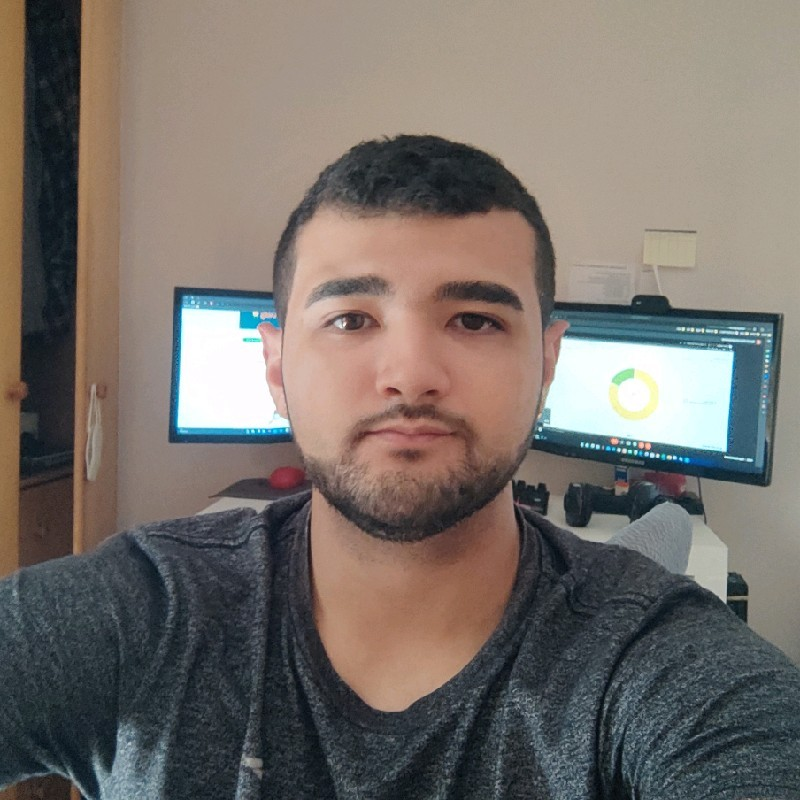
#> input picture data/eu.jpeg, 800 x 800 px
$ python cap03-14-thresholding_opencv_adaptive.py --image ../eu.jpeg
#> lines starting #> are read from the running program, lines starting #| are printed output that depends on the picture; after the words box and inside, x2 and y2 are one past the last pixel; in counts of white or black regions, pixels touching at a corner belong together
# Adaptive Thresholding

import argparse
import cv2

# Argumentos
ap = argparse.ArgumentParser()
ap.add_argument("-i", "--image", required=True, help="Caminho para a imagem")
args = vars(ap.parse_args())

# Carrega a imagem e converte para Grayscale
image = cv2.imread(args["image"])
#> image is the input picture: shape (800, 800, 3); mean B, G, R 105.8, 111.5, 118.8
image = cv2.cvtColor(image, cv2.COLOR_BGR2GRAY)
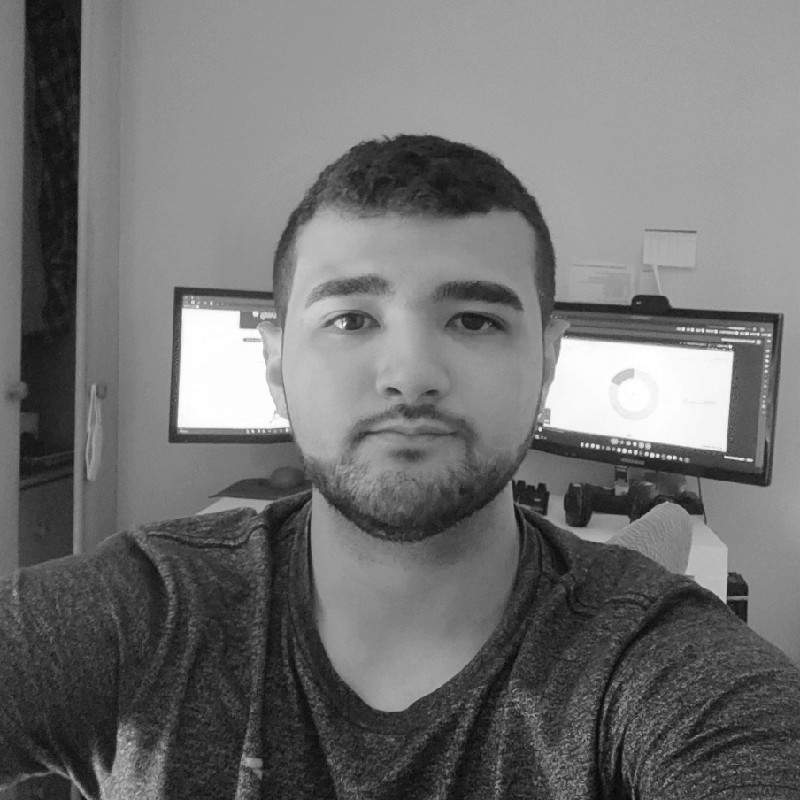
#> image: shape (800, 800); min 3, max 255, mean 113

# Filtro gaussiano
blurred = cv2.GaussianBlur(image, (5, 5), 0)
cv2.imshow("Image", image)

# Neste exemplo vamos examinar um vizinho do pixel e de forma adaptativa
# aplicar um limite para cada vizinho. Neste exemplo, iremos
# calcular o valor médio da área de vizinhança de 11 pixels
# e limitar com base nesse valor. Finalmente, nosso C constante é
# subtraído do cálculo médio (neste caso 4)
thresh = cv2.adaptiveThreshold(blurred, 255, cv2.ADAPTIVE_THRESH_MEAN_C, cv2.THRESH_BINARY_INV, 11, 4)
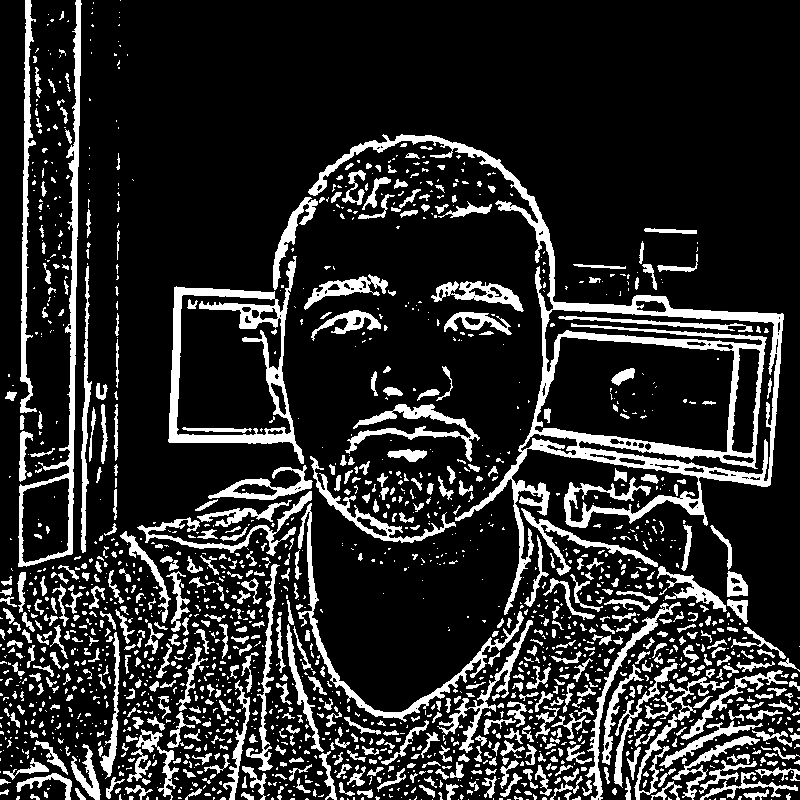
#> thresh: shape (800, 800); 16.9% white; 1800 white regions (1170 under 20 px), largest, box (x1, y1, x2, y2) and area: (308, 134, 784, 615) 18690, (168, 256, 304, 464) 5419, (18, 0, 82, 567) 4055
cv2.imshow("Mean Threshold", thresh)

# We can also apply Gaussian thresholding in the same manner
thresh = cv2.adaptiveThreshold(blurred, 255, cv2.ADAPTIVE_THRESH_GAUSSIAN_C, cv2.THRESH_BINARY_INV, 15, 3)
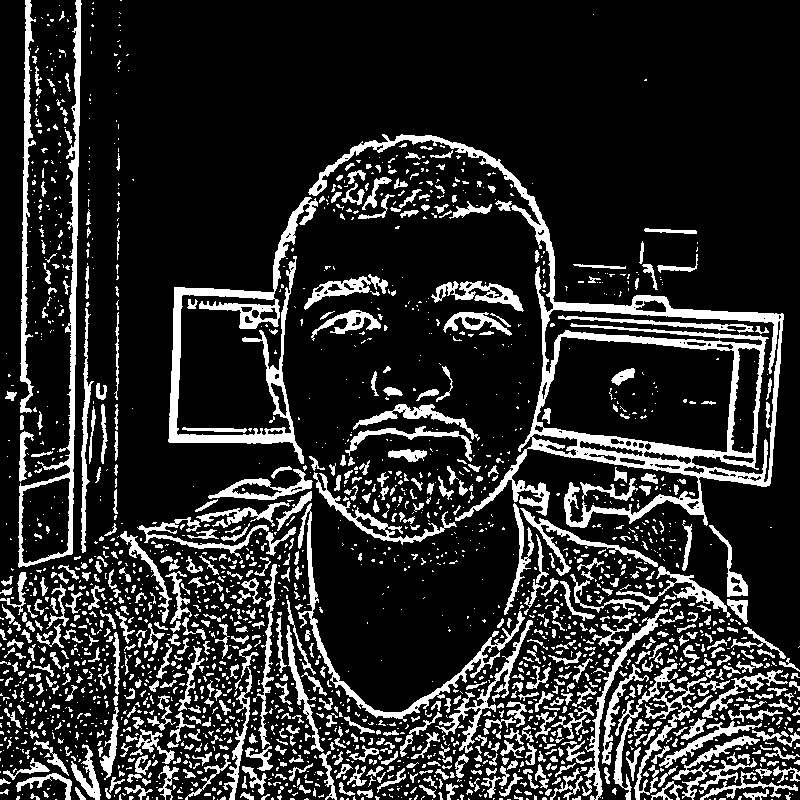
#> thresh: shape (800, 800); 17.3% white; 2249 white regions (1551 under 20 px), largest, box (x1, y1, x2, y2) and area: (308, 134, 784, 528) 16965, (168, 197, 318, 464) 6293, (18, 0, 82, 568) 3919
cv2.imshow("Gaussian Threshold", thresh)
cv2.waitKey(0)
